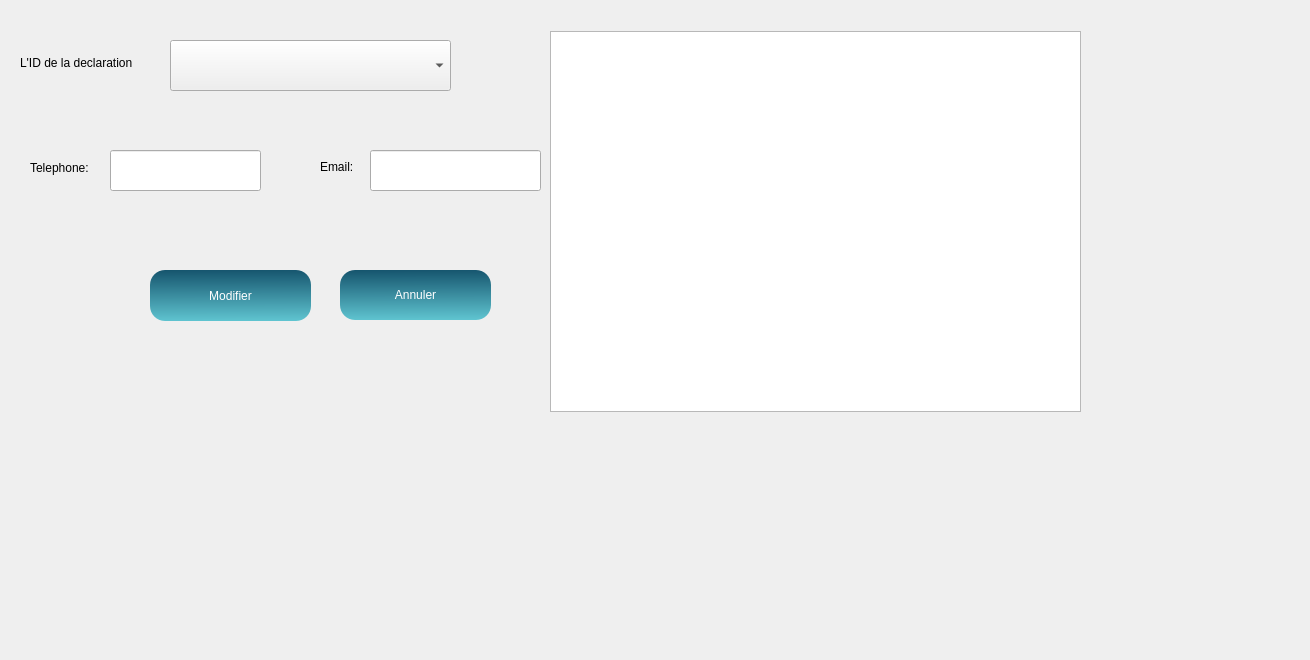
          <widget class="QWidget" name="tab_31">
           <attribute name="icon">
            <iconset resource="resource.qrc">
             <normaloff>:/image/img/edit.png</normaloff>:/image/img/edit.png</iconset>
           </attribute>
           <attribute name="title">
            <string>Modifier Une Declaration de violance</string>
           </attribute>
           <widget class="QLineEdit" name="tell">
            <property name="geometry">
             <rect>
              <x>110</x>
              <y>150</y>
              <width>151</width>
              <height>41</height>
             </rect>
            </property>
            <property name="styleSheet">
             <string notr="true"/>
            </property>
           </widget>
           <widget class="QPushButton" name="Modifier_2">
            <property name="geometry">
             <rect>
              <x>150</x>
              <y>270</y>
              <width>161</width>
              <height>51</height>
             </rect>
            </property>
            <property name="styleSheet">
             <string notr="true">QPushButton
{
background : qlineargradient(spread:pad, x1:0.467, y1:0, x2:0.482, y2:1, stop:0 rgba(22, 85,110, 255), stop:1 rgba(95, 196, 208, 255));
border-radius:15px;
color:white;
}
QPushButton:hover
{
background:qlineargradient(spread:pad, x1:0.457286, y1:0.381, x2:0.508, y2:1, stop:0 rgba(95, 196, 208, 255), stop:1 rgba(22, 85,110, 255))
}</string>
            </property>
            <property name="text">
             <string>Modifier</string>
            </property>
            <property name="icon">
             <iconset resource="resource.qrc">
              <normaloff>:/image/img/icons8-edit-48.png</normaloff>:/image/img/icons8-edit-48.png</iconset>
            </property>
            <property name="iconSize">
             <size>
              <width>33</width>
              <height>33</height>
             </size>
            </property>
           </widget>
           <widget class="QLineEdit" name="emaill">
            <property name="geometry">
             <rect>
              <x>370</x>
              <y>150</y>
              <width>171</width>
              <height>41</height>
             </rect>
            </property>
            <property name="styleSheet">
             <string notr="true"/>
            </property>
           </widget>
           <widget class="QComboBox" name="comboBox_3">
            <property name="geometry">
             <rect>
              <x>170</x>
              <y>40</y>
              <width>281</width>
              <height>51</height>
             </rect>
            </property>
            <property name="styleSheet">
             <string notr="true"/>
            </property>
           </widget>
           <widget class="QLabel" name="label_115">
            <property name="geometry">
             <rect>
              <x>30</x>
              <y>160</y>
              <width>71</width>
              <height>16</height>
             </rect>
            </property>
            <property name="text">
             <string>Telephone:</string>
            </property>
           </widget>
           <widget class="QLabel" name="label_116">
            <property name="geometry">
             <rect>
              <x>320</x>
              <y>160</y>
              <width>47</width>
              <height>13</height>
             </rect>
            </property>
            <property name="text">
             <string>Email:</string>
            </property>
           </widget>
           <widget class="QLabel" name="label_117">
            <property name="geometry">
             <rect>
              <x>20</x>
              <y>42</y>
              <width>151</width>
              <height>41</height>
             </rect>
            </property>
            <property name="text">
             <string>L'ID de la declaration</string>
            </property>
           </widget>
           <widget class="QTableView" name="tableView">
            <property name="geometry">
             <rect>
              <x>550</x>
              <y>31</y>
              <width>531</width>
              <height>381</height>
             </rect>
            </property>
           </widget>
           <widget class="QPushButton" name="pushButton_37">
            <property name="geometry">
             <rect>
              <x>340</x>
              <y>270</y>
              <width>151</width>
              <height>50</height>
             </rect>
            </property>
            <property name="sizePolicy">
             <sizepolicy hsizetype="Maximum" vsizetype="Preferred">
              <horstretch>0</horstretch>
              <verstretch>0</verstretch>
             </sizepolicy>
            </property>
            <property name="styleSheet">
             <string notr="true">QPushButton
{
background : qlineargradient(spread:pad, x1:0.467, y1:0, x2:0.482, y2:1, stop:0 rgba(22, 85,110, 255), stop:1 rgba(95, 196, 208, 255));
border-radius:15px;
color:white;
}
QPushButton:hover
{
background:qlineargradient(spread:pad, x1:0.457286, y1:0.381, x2:0.508, y2:1, stop:0 rgba(95, 196, 208, 255), stop:1 rgba(22, 85,110, 255))
}</string>
            </property>
            <property name="text">
             <string>Annuler</string>
            </property>
            <property name="icon">
             <iconset resource="resource.qrc">
              <normaloff>:/image/img/empty.png</normaloff>:/image/img/empty.png</iconset>
            </property>
            <property name="iconSize">
             <size>
              <width>20</width>
              <height>20</height>
             </size>
            </property>
           </widget>
           <widget class="QLabel" name="label_2">
            <property name="geometry">
             <rect>
              <x>10</x>
              <y>-10</y>
              <width>1291</width>
              <height>651</height>
             </rect>
            </property>
            <property name="styleSheet">
             <string notr="true">border-image: url(:/img/policeman-hold-shield-wearing-helmet-uniform-cop-guard-brick-background_48369-15139.jpg);</string>
            </property>
            <property name="text">
             <string/>
            </property>
           </widget>
           <zorder>label_2</zorder>
           <zorder>tell</zorder>
           <zorder>Modifier_2</zorder>
           <zorder>emaill</zorder>
           <zorder>comboBox_3</zorder>
           <zorder>label_115</zorder>
           <zorder>label_116</zorder>
           <zorder>label_117</zorder>
           <zorder>tableView</zorder>
           <zorder>pushButton_37</zorder>
          </widget>
